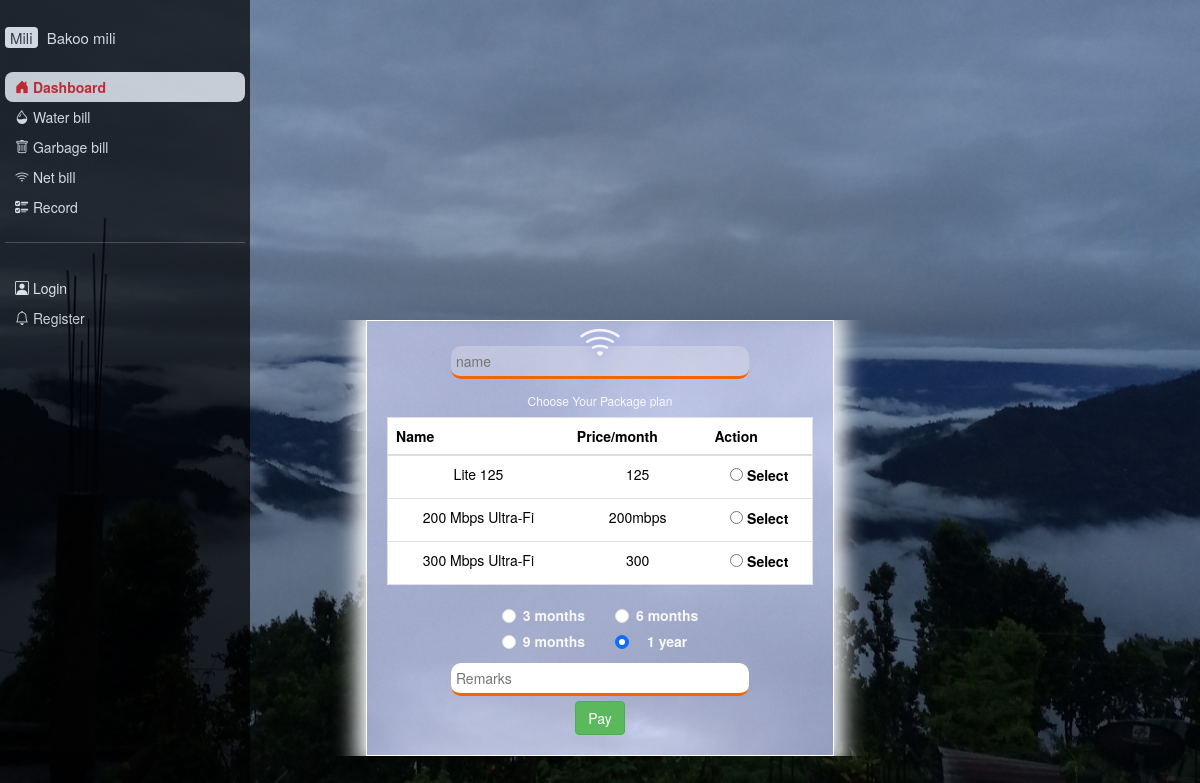
The app's page /netbill/ with its own data.
### bako_mili/models.py (models this page shows, shortened)
class Net(models.Model):
    title = models.CharField(max_length=100)
    monthly_rate=models.IntegerField(default=1)
    speed=models.CharField(max_length=10)

### bako_mili/views.py (the view)
# urls.py: path('netbill/',  views.netbill, name='netbill'),
def netbill(request):
    nets = Net.objects.all()
    context = {
        'nets': nets,
    }
    return render(request, 'bako_mili/netbill.html', context)

### bako_mili/templates/bako_mili/netbill.html
{% extends 'bako_mili/base.html' %}
{% block content %}
  <div class="container-fluid netbill">
    <div class="services">
      <div class="serv_head text-light" id="serv">
        <form class="service_form">
         <div class="avatar-container">
            <i class="bi bi-wifi avatar_profile"></i>
        </div>
          <input type="text" placeholder="name" disabled />
          <table class="table border">
            <thead>
              <th>Name</th>
              <th>Price/month</th>
              <th>Action</th>
            </thead>
            <tbody>
              <h6>Choose Your Package plan</h6>
              {% for net in nets %}
                <tr>
                  <td>{{ net.title }}</td>
                  <td>{{ net.speed }}</td>
                  <td>
                    <input type="radio" id="net_{{ forloop.counter }}" name="selected_net" value="{{ net.id }}" />
                    <label for="net_{{ forloop.counter }}">Select</label>
                  </td>
                </tr>
              {% endfor %}
            </tbody>
          </table>
          <div class="years">
            <div class="row">
                <div class="col-sm-6">
                    <div class="form-check">
                        <input class="form-check-input" type="radio" name="duration" id="3month" />
                        <label class="form-check-label" for="3month">3 months</label>
                    </div>
                </div>
                <div class="col-sm-6">
                    <div class="form-check">
                        <input class="form-check-input" type="radio" name="duration" id="6month" />
                        <label class="form-check-label" for="6month">6 months</label>
                    </div>
                </div>
            </div>
            <div class="row">
                <div class="col-sm-6">
                    <div class="form-check">
                        <input class="form-check-input" type="radio" name="duration" id="9month" />
                        <label class="form-check-label" for="9month">9 months</label>
                    </div>
                </div>
                <div class="col-sm-6">
                    <div class="form-check">
                        <input class="form-check-input" type="radio" name="duration" id="12month" checked />
                        <label class="form-check-label" for="12month">1 year</label>
                    </div>
                </div>
            </div>
        </div>
          <input type="text" placeholder="Remarks" /><br>
          <input type="submit" class="btn btn-success" value="Pay" />
        </form>
      </div>
    </div>
  </div>
{% endblock %}

### bako_mili/static/mili/main.css (style rules this page uses)
body { background-color: #212529; margin: 0; }
.services { float: left; position: relative; z-index: 1; width: 100%; top: 40%; justify-content: center; align-items: center; text-align: center; box-shadow: 0 5px 30px black; box-sizing: border-box; overflow-y: auto; }
.serv_head { display: flex; align-items: center; justify-content: center; position: relative; z-index: 3; }
.service_form { border: 1px solid rgb(255, 255, 255); width: 40%; padding: 20px; box-sizing: border-box; box-shadow: 0px 0px 20px 10px; background-image: url('../photos/hillls.jpg'); background-size: cover; position: relative; z-index: 2; overflow-y: auto; }
.services::before { content: ""; position: fixed; top: 0; left: 0; width: 100%; height: 100%; background-image: url('../photos/village.jpg'); background-size: cover; background-position: center; background-repeat: no-repeat; }
.netbill { height: 100vh; }
.netbill input[type="text"] { width: 70%; padding: 5px; margin: 5px; border: none; border-bottom: 3px solid rgb(243, 100, 4); border-radius: 10px; outline: none; }
.years { text-align: center; justify-content: center; display: grid; }
.avatar_profile { position: absolute; top: -10px; left: 50%; transform: translateX(-50%); color: whitesmoke; text-shadow: 0px 4px 14px rgba(150, 159, 236, 0.815); font-size: 3em; z-index: 2; }

### records on screen
Net: title "Lite 125", speed "125"
Net: title "200 Mbps Ultra-Fi", speed "200mbps"
Net: title "300 Mbps Ultra-Fi", speed "300"
